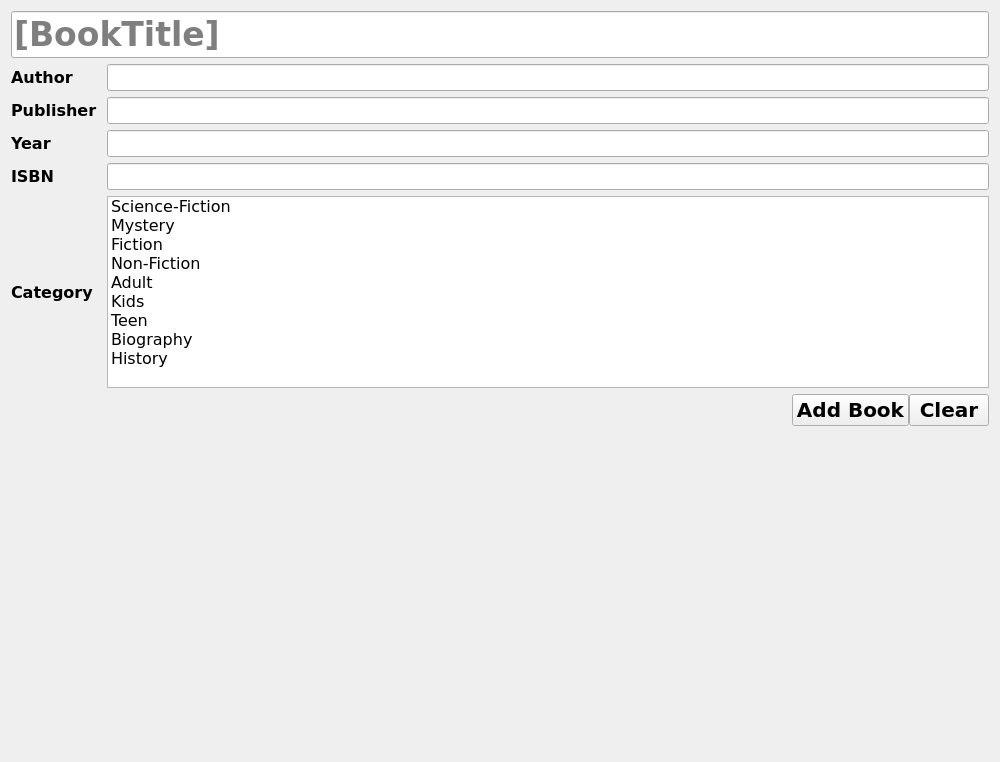
<?xml version="1.0" encoding="UTF-8"?>
<ui version="4.0">
 <class>BookView</class>
 <widget class="QWidget" name="BookView">
  <property name="geometry">
   <rect>
    <x>0</x>
    <y>0</y>
    <width>1000</width>
    <height>762</height>
   </rect>
  </property>
  <property name="font">
   <font>
    <family>Verdana</family>
    <pointsize>12</pointsize>
   </font>
  </property>
  <property name="windowTitle">
   <string>Form</string>
  </property>
  <layout class="QVBoxLayout" name="verticalLayout">
   <item>
    <layout class="QGridLayout" name="gridLayout">
     <property name="horizontalSpacing">
      <number>10</number>
     </property>
     <item row="5" column="0">
      <widget class="QLabel" name="label_6">
       <property name="font">
        <font>
         <family>Verdana</family>
         <pointsize>12</pointsize>
         <weight>75</weight>
         <bold>true</bold>
        </font>
       </property>
       <property name="text">
        <string>Category</string>
       </property>
      </widget>
     </item>
     <item row="3" column="1">
      <widget class="QLineEdit" name="lineEditYear">
       <property name="font">
        <font>
         <family>Verdana</family>
         <pointsize>12</pointsize>
        </font>
       </property>
      </widget>
     </item>
     <item row="4" column="0">
      <widget class="QLabel" name="label_5">
       <property name="font">
        <font>
         <family>Verdana</family>
         <pointsize>12</pointsize>
         <weight>75</weight>
         <bold>true</bold>
        </font>
       </property>
       <property name="text">
        <string>ISBN</string>
       </property>
      </widget>
     </item>
     <item row="2" column="1">
      <widget class="QLineEdit" name="lineEditPublisher">
       <property name="font">
        <font>
         <family>Verdana</family>
         <pointsize>12</pointsize>
        </font>
       </property>
      </widget>
     </item>
     <item row="2" column="0">
      <widget class="QLabel" name="label_3">
       <property name="font">
        <font>
         <family>Verdana</family>
         <pointsize>12</pointsize>
         <weight>75</weight>
         <bold>true</bold>
        </font>
       </property>
       <property name="text">
        <string>Publisher</string>
       </property>
      </widget>
     </item>
     <item row="0" column="0" colspan="2">
      <widget class="QLineEdit" name="lineEdit">
       <property name="sizeIncrement">
        <size>
         <width>0</width>
         <height>0</height>
        </size>
       </property>
       <property name="baseSize">
        <size>
         <width>0</width>
         <height>0</height>
        </size>
       </property>
       <property name="font">
        <font>
         <family>Verdana</family>
         <pointsize>25</pointsize>
         <weight>75</weight>
         <bold>true</bold>
        </font>
       </property>
       <property name="readOnly">
        <bool>false</bool>
       </property>
       <property name="placeholderText">
        <string>[BookTitle]</string>
       </property>
      </widget>
     </item>
     <item row="5" column="1">
      <widget class="QListWidget" name="listWidget">
       <property name="maximumSize">
        <size>
         <width>16777215</width>
         <height>220</height>
        </size>
       </property>
       <property name="font">
        <font>
         <family>Verdana</family>
         <pointsize>12</pointsize>
        </font>
       </property>
       <property name="editTriggers">
        <set>QAbstractItemView::NoEditTriggers</set>
       </property>
       <property name="selectionMode">
        <enum>QAbstractItemView::MultiSelection</enum>
       </property>
       <property name="sortingEnabled">
        <bool>false</bool>
       </property>
       <item>
        <property name="text">
         <string>Science-Fiction</string>
        </property>
       </item>
       <item>
        <property name="text">
         <string>Mystery</string>
        </property>
       </item>
       <item>
        <property name="text">
         <string>Fiction</string>
        </property>
       </item>
       <item>
        <property name="text">
         <string>Non-Fiction</string>
        </property>
       </item>
       <item>
        <property name="text">
         <string>Adult</string>
        </property>
       </item>
       <item>
        <property name="text">
         <string>Kids</string>
        </property>
       </item>
       <item>
        <property name="text">
         <string>Teen</string>
        </property>
       </item>
       <item>
        <property name="text">
         <string>Biography</string>
        </property>
       </item>
       <item>
        <property name="text">
         <string>History</string>
        </property>
       </item>
      </widget>
     </item>
     <item row="4" column="1">
      <widget class="QLineEdit" name="lineEditIsbn">
       <property name="font">
        <font>
         <family>Verdana</family>
         <pointsize>12</pointsize>
        </font>
       </property>
      </widget>
     </item>
     <item row="1" column="0">
      <widget class="QLabel" name="labelAuthor">
       <property name="font">
        <font>
         <family>Verdana</family>
         <pointsize>12</pointsize>
         <weight>75</weight>
         <bold>true</bold>
        </font>
       </property>
       <property name="text">
        <string>Author</string>
       </property>
      </widget>
     </item>
     <item row="1" column="1">
      <widget class="QLineEdit" name="lineEditAuthor">
       <property name="font">
        <font>
         <family>Verdana</family>
         <pointsize>12</pointsize>
        </font>
       </property>
      </widget>
     </item>
     <item row="3" column="0">
      <widget class="QLabel" name="label_4">
       <property name="font">
        <font>
         <family>Verdana</family>
         <pointsize>12</pointsize>
         <weight>75</weight>
         <bold>true</bold>
        </font>
       </property>
       <property name="text">
        <string>Year</string>
       </property>
      </widget>
     </item>
     <item row="6" column="1">
      <layout class="QHBoxLayout" name="horizontalLayout">
       <item>
        <spacer name="horizontalSpacer">
         <property name="orientation">
          <enum>Qt::Horizontal</enum>
         </property>
         <property name="sizeHint" stdset="0">
          <size>
           <width>40</width>
           <height>20</height>
          </size>
         </property>
        </spacer>
       </item>
       <item>
        <widget class="QPushButton" name="buttonSubmit">
         <property name="font">
          <font>
           <family>Verdana</family>
           <pointsize>15</pointsize>
           <weight>75</weight>
           <bold>true</bold>
          </font>
         </property>
         <property name="text">
          <string>Add Book</string>
         </property>
        </widget>
       </item>
       <item>
        <widget class="QPushButton" name="buttonClear">
         <property name="font">
          <font>
           <family>Verdana</family>
           <pointsize>15</pointsize>
           <weight>75</weight>
           <bold>true</bold>
          </font>
         </property>
         <property name="text">
          <string>Clear</string>
         </property>
        </widget>
       </item>
      </layout>
     </item>
    </layout>
   </item>
   <item>
    <spacer name="verticalSpacer">
     <property name="orientation">
      <enum>Qt::Vertical</enum>
     </property>
     <property name="sizeHint" stdset="0">
      <size>
       <width>17</width>
       <height>174</height>
      </size>
     </property>
    </spacer>
   </item>
  </layout>
 </widget>
 <tabstops>
  <tabstop>lineEdit</tabstop>
  <tabstop>lineEditAuthor</tabstop>
  <tabstop>lineEditPublisher</tabstop>
  <tabstop>lineEditYear</tabstop>
  <tabstop>lineEditIsbn</tabstop>
  <tabstop>listWidget</tabstop>
  <tabstop>buttonSubmit</tabstop>
  <tabstop>buttonClear</tabstop>
 </tabstops>
 <resources/>
 <connections/>
</ui>
